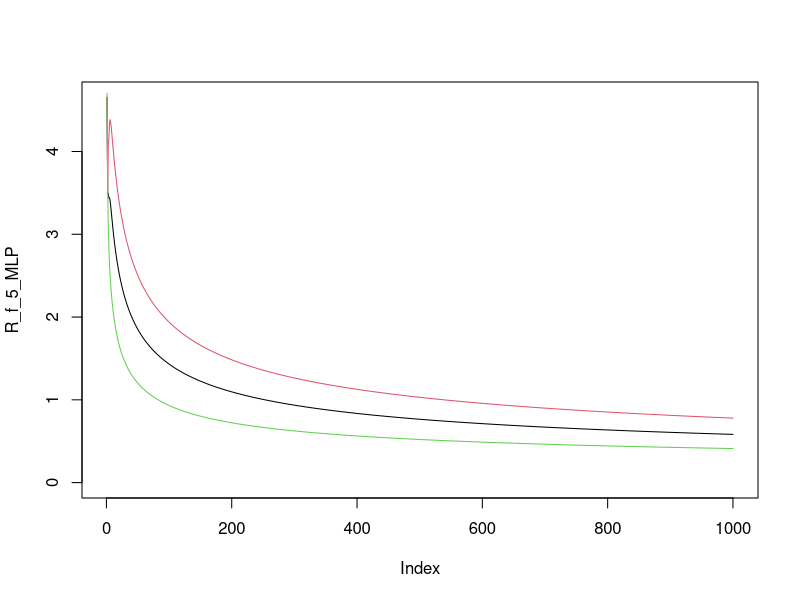

R code for this plot:

# Sample size variation
n = 1:1000
delta=0.01

# Empirical risks
R_emp_f_5_MLP = 0.05
R_emp_f_10_MLP = 0.04
R_emp_f_SVM = 0.1

# Shattering coefficients
Shattering_5_MLP = 2 *(1/32 *(n - 2)^5 * (n - 1)^5 + (n - 1)^5 + 1)
Shattering_10_MLP = 2 *(((n - 2)^10 * (n - 1)^10)/1024 + (n - 1)^10 + 1)
Shattering_SVM = 1/3 * n * (n^2 - 3*n + 8)

# Computing the Generalization Bounds
R_f_5_MLP = R_emp_f_5_MLP + sqrt(-4/n * (log(delta) - log(Shattering_5_MLP)))
R_f_10_MLP = R_emp_f_10_MLP + sqrt(-4/n * (log(delta) - log(Shattering_10_MLP)))
R_f_SVM = R_emp_f_SVM + sqrt(-4/n * (log(delta) - log(Shattering_SVM)))

plot(R_f_5_MLP, t="l", col=1, ylim=c(0, max(c(R_f_5_MLP, R_f_10_MLP))))
lines(R_f_10_MLP, col=2)
lines(R_f_SVM, col=3)

